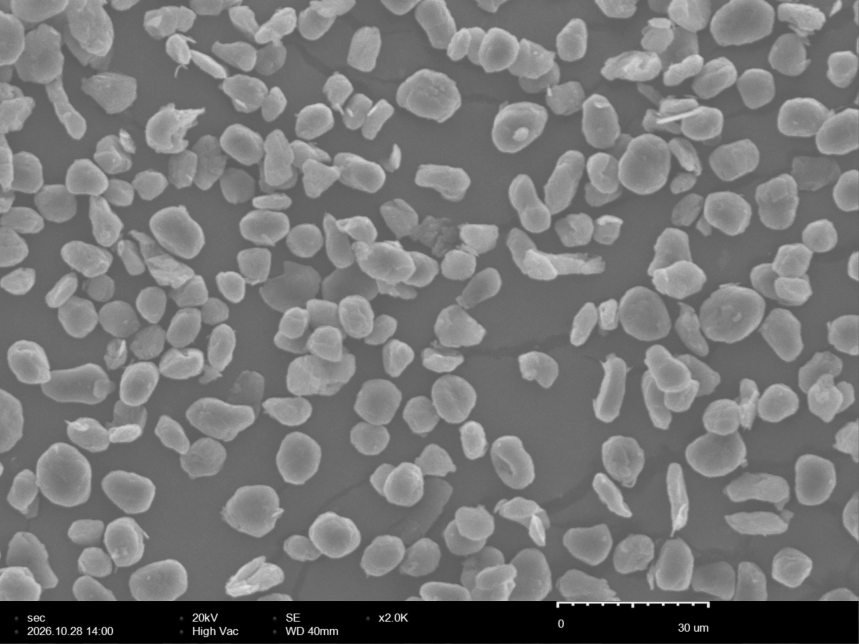
#> input picture samples/ground4min_20261028_1400.jpg, 2576 x 1932 px (shown at 1/3 size); its folder holds only this picture in this run
$ python -i graphite_tools.py   (imports and definitions only)   (older library calls are emulated)
#> lines starting #> are read from the running program, lines starting #| are printed output that depends on the picture; after the words box and inside, x2 and y2 are one past the last pixel; in counts of white or black regions, pixels touching at a corner belong together
### GraphiteQC/graphite_engine.py
"""
흑연 입자 SEM 품질검사 엔진 (시연 프로그램용)
- 입자 분할 → 입자별 측정 → 입자 이미지 잘라내기 → AI 판정 → 결과 요약
- AI 판정 함수는 바깥에서 넣어줌 (classify_fn), 없으면 규칙 기반으로 대체
"""
import math
import cv2
import numpy as np
import pandas as pd
from scipy import ndimage as ndi
from skimage.segmentation import watershed
from skimage.feature import peak_local_max
from skimage.measure import regionprops, label

MAG_SETTINGS = {500: (100.0, 3.81), 2000: (30.0, 15.27)}   # 배율: (스케일바 um, px/um) — 가로 2576 px 기준
REF_WIDTH = 2576                                            # 보정값을 구한 사진의 가로 픽셀 수


def px_per_um(mag, width):
    """저장 해상도가 달라도 같은 시야이므로 가로 픽셀 수에 비례해 환산값을 조정"""
    return MAG_SETTINGS[mag][1] * width / REF_WIDTH
THRESH = 14
MIN_ECD_UM, MAX_ECD_UM = 2.0, 40.0
FINE_UM = 5.0
CROP_SIZE, MARGIN = 128, 0.20

# 결과 그림의 윤곽선 색(RGB)과 굵기. 노랑·주황은 쓰지 않는다 ('입자 아님'으로 오해하기 쉬워서).
#   정상 입자는 모양(둥근 것·길쭉한 것)과 관계없이 모두 초록. 길쭉한 비율은 표의 '비구형 %'로 본다.
COLORS = {"round": (40, 200, 70), "nonspherical": (40, 200, 70), "defect": (235, 50, 50),
          "agglomerate": (70, 150, 240), "uncertain": (190, 190, 190), "not_particle": (200, 60, 230),
          "manual": (255, 255, 255)}
THICK = {"round": 3, "nonspherical": 3, "defect": 3, "agglomerate": 2, "uncertain": 2, "not_particle": 1, "manual": 2}
# 그림 아래 색 설명 띠에 쓰는 항목: (색, 굵기, 한글, 영어)
LEGEND_ITEMS = [
    (COLORS["round"], THICK["round"], "정상 입자 (둥근 것·길쭉한 것 모두)", "normal (round or elongated)"),
    (COLORS["defect"], THICK["defect"], "결함 (판상·균열·깨진 조각)", "defect"),
    (COLORS["agglomerate"], THICK["agglomerate"], "붙은·겹친 입자 (판정 제외)", "touching or overlapping (excluded)"),
    (COLORS["uncertain"], THICK["uncertain"], "판정 불가 (제외)", "uncertain (excluded)"),
    (COLORS["not_particle"], THICK["not_particle"], "테이프 주름 (입자 아님, 제외)", "tape wrinkle (not a particle)"),
    (COLORS["manual"], THICK["manual"], "흰색 × = 사람이 뺀 입자 · 흰 점 = 사람이 바꾼 입자", "removed / changed by user"),
]


def read_gray(path_or_array):
    if isinstance(path_or_array, np.ndarray):
        a = path_or_array
        return cv2.cvtColor(a, cv2.COLOR_RGB2GRAY) if a.ndim == 3 else a
    data = np.fromfile(path_or_array, dtype=np.uint8)
    return cv2.imdecode(data, cv2.IMREAD_GRAYSCALE)


def split_info_bar(img):
    dark = np.where(img.mean(axis=1) < 30)[0]
    dark = dark[dark > img.shape[0] * 0.8]
    cut = int(dark.min()) if len(dark) else img.shape[0]
    return img[:cut]


def background(img, ppu):
    k = int(21 * ppu)
    f = min(1.0, 81.0 / k)
    small = cv2.resize(cv2.GaussianBlur(img, (0, 0), 2), None, fx=f, fy=f, interpolation=cv2.INTER_AREA)
    ks = int(k * f) | 1
    bg = cv2.morphologyEx(small, cv2.MORPH_OPEN, cv2.getStructuringElement(cv2.MORPH_ELLIPSE, (ks, ks)))
    bg = cv2.GaussianBlur(bg, (0, 0), 20 * f)
    return cv2.resize(bg, (img.shape[1], img.shape[0]), interpolation=cv2.INTER_LINEAR)


def segment(img, ppu, bg=None):
    if bg is None:
        bg = background(img, ppu)
    flat = cv2.GaussianBlur(img.astype(np.float32) - bg.astype(np.float32), (0, 0), 1.5)
    bw = (flat > THRESH).astype(np.uint8) * 255
    bw = cv2.morphologyEx(bw, cv2.MORPH_CLOSE, np.ones((3, 3), np.uint8))
    bw = ndi.binary_fill_holes(bw > 0).astype(np.uint8) * 255
    bw = cv2.morphologyEx(bw, cv2.MORPH_OPEN, np.ones((5, 5), np.uint8)) > 0
    dist = ndi.distance_transform_edt(bw)
    dist_s = cv2.GaussianBlur(dist.astype(np.float32), (0, 0), max(2.0, 0.5 * ppu))
    coords = peak_local_max(dist_s, min_distance=max(3, int(3.0 * ppu)),
                            threshold_abs=1.2 * ppu, labels=label(bw))
    markers = np.zeros(dist.shape, dtype=np.int32)
    markers[tuple(coords.T)] = np.arange(1, len(coords) + 1)
    return watershed(-dist, markers, mask=bw)


# 입자가 아닌 영역(카본 테이프 주름·균열·찢어진 부분) 거르기
#   테이프 주름 조각은 ① 배경과 비슷하게 어둡고 ② 윤곽이 흐릿하다. 둘 다 해당해야 '입자 아님'.
#   밝거나 윤곽이 또렷한 것은 모양이 아무리 불규칙해도 입자(또는 붙은 입자 무리)로 넘긴다
#   → 뒤의 응집·접촉 필터(파랑)나 AI(판정 불가 = 회색)가 거른다. 실제 입자가 '입자 아님'이 되는 일이 없도록.
NP_INSIDE = 25.0            # 입자 안쪽이 추정 배경보다 이만큼(회색조) 밝으면 '밝다'. 테이프 주름 띠는 15~18 수준
NP_EDGE = 10.0              # 윤곽선의 밝기 기울기(선명도). 테이프 주름은 2~9, 납작하게 누운 어두운 입자도 20 이상
NP_CIRC, NP_SOL = 0.5, 0.85  # 모양이 아주 불규칙한 기준 (어둡거나 흐릿한 것과 같이 쓸 때만)


def is_not_particle(contrast, circ, sol, inside=None, edge=None):
    """입자 아님(테이프 주름·찢어진 조각) 판정
    - 어둡고(inside < NP_INSIDE) 윤곽이 흐릿하면(edge < NP_EDGE) 테이프 주름
    - 모양이 아주 불규칙한 것은 어둡거나 흐릿할 때만 테이프로 본다
    - 밝고 윤곽이 또렷한 것은 모양과 관계없이 입자로 넘긴다 (붙은 입자 무리 → 파랑, 애매한 것 → AI가 회색)
    예전의 '안쪽-바깥 대비 < 20', '불규칙하면 무조건 제외' 규칙은 빽빽한 자리나 납작하게 누운 입자를 빼 버려 없앴다"""
    if inside is None:
        inside = contrast
    dim = inside < NP_INSIDE
    soft = edge is None or edge < NP_EDGE
    if dim and soft:
        return True
    if circ < NP_CIRC and sol < NP_SOL and (dim or soft):
        return True
    return False


# 윤곽 다듬기: 자동 분할에서 생기는 '꼬리'와 '날개'를 잘라 윤곽선이 입자 가장자리를 따르게 한다
#   꼬리 = 입자 옆 작은 부스러기·테이프 결이 가늘게 이어져 윤곽이 고리·갈고리처럼 튀어나온 것
#   날개 = 밝은 입자에 테이프 주름(어둡고 흐릿한 띠)이 붙어 윤곽이 입자 밖으로 넓게 번진 것
TAIL_UM = 0.33              # 폭이 이 값의 2배(0.66 µm, ×2,000에서 10 px)보다 가는 돌기는 몸통에서 뻗은 부분을 잘라낸다
FLAP_CORE = 24.0            # 입자 몸통으로 볼 밝기(배경 대비 회색조)
FLAP_MAX = 18.0             # 날개의 평균 밝기가 이보다 어둡고(테이프 주름 수준), 바깥 윤곽이 NP_EDGE 보다 흐릿하고,
FLAP_GAP = 20.0             #   몸통이 날개보다 이만큼 이상 밝을 때만 자른다 → 납작하게 누운 어두운 입자의 몸은 자르지 않는다


def _disk(r):
    return cv2.getStructuringElement(cv2.MORPH_ELLIPSE, (2 * r + 1, 2 * r + 1))


# [49 lines left out: function refine_outlines, not called in this run]


# 겹쳐서 하나로 묶인 입자: 정상(초록)으로 판정됐어도 아래 둘 중 하나면 '붙은 입자(파랑)'로 뺀다
#   (1) 8자·땅콩 모양: 윤곽 양쪽에 잘록한 곳(목)이 마주 보고 있음
#   (2) 크고 한쪽이 깊게 파임: 다른 사진 입자보다 1.25배 이상 크고 윤곽에 깊은 홈이 있음 (한 입자가 다른 입자에 반쯤 겹친 모양)
#   보낸 사진의 초록 입자 229개를 눈으로 본 겹침 15개 중 7개를 잡고, 나머지 214개 중 3개가 같이 빠짐.
#   사람 라벨 2,418개 교차검증: 사람이 정상으로 본 입자는 2.0%가 빠짐 (결함 비율 원본 11.2→11.6%, 사람 10.7%). AI가 결함으로 본 입자에는 적용하지 않음
#   (가운데가 갈라진 결함 입자도 양쪽이 잘록하기 때문). 남은 겹침은 화면에서 클릭해 판정을 바꾼다(앱의 '결과 고치기').
NECK_D1, NECK_D2 = 0.055, 0.045   # 가장 깊은 / 두 번째 홈의 깊이 ÷ 입자 지름
NECK_WIDTH = 0.75                 # 두 홈 사이 거리 ÷ 입자 지름 (이보다 좁으면 '목')
NECK_ANGLE = 110                  # 두 홈을 입자 중심에서 본 각도 (반대쪽)
BIG_NOTCH_D1 = 0.08               # 큰 입자의 깊은 홈 기준
BIG_NOTCH_SIZE = 1.25             # 사진 입자 크기(중앙값) 대비


# [34 lines left out: functions notch_info, looks_overlapped, not called in this run]


# 맞붙거나 뭉친 입자(응집·겹침): 시료를 펼칠 때 생기는 현상이라 불량 판정에서 제외
AGG_SOL = 0.88              # 분리되지 않은 덩어리는 볼록도가 낮음
AGG_CONTACT = 0.25          # 이웃 입자와 맞닿은 경계 길이 / 작은 쪽 입자 지름이 이보다 크면 맞붙은 것


def contact_fraction(labels):
    """입자별로 이웃 입자와 맞닿은 경계 길이 비율의 최댓값"""
    shared = {}
    for dy, dx in [(0, 1), (1, 0)]:
        a = labels[:labels.shape[0] - dy, :labels.shape[1] - dx]
        b = labels[dy:, dx:]
        m = (a > 0) & (b > 0) & (a != b)
        if not m.any():
            continue
        pr = np.sort(np.stack([a[m], b[m]], 1), 1)
        u, n = np.unique(pr, axis=0, return_counts=True)
        for (x, y), k in zip(u, n):
            shared[(x, y)] = shared.get((x, y), 0) + k
    area = np.bincount(labels.ravel())
    diam = np.sqrt(4 * area / np.pi)
    frac = {}
    for (x, y), k in shared.items():
        f = (k / 2) / max(1.0, min(diam[x], diam[y]))
        frac[x] = max(frac.get(x, 0), f); frac[y] = max(frac.get(y, 0), f)
    return frac


# [7 lines left out: function rule_label, not called in this run]


def crop_particle(img, rp):
    minr, minc, maxr, maxc = rp.bbox
    cy, cx = rp.centroid
    side = int(max(maxr - minr, maxc - minc) * (1 + 2 * MARGIN))
    y0, x0 = int(cy - side / 2), int(cx - side / 2)
    pad = cv2.copyMakeBorder(img, side, side, side, side, cv2.BORDER_REFLECT)
    crop = pad[y0 + side:y0 + 2 * side, x0 + side:x0 + 2 * side]
    return cv2.resize(crop, (CROP_SIZE, CROP_SIZE), interpolation=cv2.INTER_AREA)


# [114 lines left out: functions analyze, render, not called in this run]


JUDGED = ("round", "nonspherical", "defect")


# [34 lines left out: functions _hit, _normal_kind, _row_from_contour, not called in this run]


def _kind(j):
    return "normal" if j in ("round", "nonspherical") else j


# [46 lines left out: functions set_judge, reset_edits, not called in this run]


KOREAN = {"round": "정상(둥근 입자)", "nonspherical": "정상(길쭉한 입자)", "defect": "결함", "agglomerate": "붙은·겹친 입자(제외)",
          "uncertain": "판정 불가(제외)", "manual": "사람이 뺌(흰 ×)", "not_particle": "입자 아님"}


# [69 lines left out: functions wilson, homogeneity, summarize, not called in this run]

### GraphiteQC/graphite_tools.py
"""
GraphiteQC 다시 학습 도구 (NEXT CELL)
- 새 ×2,000 사진에서 단독 입자를 잘라 내고(라벨링 준비), 사람이 분류한 입자로 AI 판정 모델을 다시 학습한다.
- 검사 화면의 'AI 다시 학습'과 명령(ingest_new_photos.py · train_particle_model.py)이 같은 함수를 쓴다.
학습 폴더 구조 (명령으로 만든 폴더와 같음)
  crops/                                    잘라 낸 입자 (분류 전)
  round/ nonspherical/ defect/ exclude/     사람이 옮겨 넣은 입자
  crops.csv                                 입자별 측정값 (file, image, sample, cx, cy, ecd_um, circularity, aspect_ratio, solidity)
  sheet_XX.png                              한눈에 보는 표 (번호 = crops.csv 순서)
  photos/<시료 이름>/                        화면에서 올린 사진 (복사본)
  particle_model.npz · particle_model_report.json   화면에서 학습한 새 모델 (검사에 쓰려면 '새 모델로 바꾸기')
"""
import os, sys, glob, math, json, hashlib, datetime
import numpy as np, pandas as pd, cv2
from skimage.measure import regionprops

sys.path.insert(0, os.path.dirname(os.path.abspath(__file__)))
import graphite_engine as ge
from particle_model import features, CLASSES

SHEET_COLS, SHEET_ROWS, SHEET_TILE = 10, 6, 150
MIN_DEFECT, MIN_NORMAL, MIN_PHOTOS = 10, 30, 2          # 이보다 적으면 학습하지 않음
REC_DEFECT, REC_TOTAL = 100, 1000                       # 권장 (사용법.txt)


# ---------------------------------------------------------------- 학습 폴더
# [4 lines left out: function ensure_label_dir, not called in this run]


def _pngs(d):
    return sorted(f for f in os.listdir(d) if f.endswith(".png")) if os.path.isdir(d) else []


def _read_csv(path):
    return pd.read_csv(path, encoding="utf-8-sig")


# [6 lines left out: function label_status, not called in this run]


# ---------------------------------------------------------------- 입자 잘라 내기
def crop_singles(path):
    """사진 한 장 → [(128x128 입자 그림, 측정값 dict), ...]
    붙은·응집 입자, 테이프 주름, 사진 가장자리에 걸린 입자는 뺀다 (v1.0.3 ingest_new_photos.py 와 같은 규칙)"""
#> called with path = '../samples/ground4min_20261028_1400.jpg'
    raw = ge.read_gray(path)
#> in read_gray, returned value is the input picture: shape (1932, 2576); min 0, max 250, mean 118.3
    if raw is None:
        raise ValueError(f"사진을 읽지 못했습니다: {os.path.basename(path)}")
    ppu = ge.px_per_um(2000, raw.shape[1]); img = ge.split_info_bar(raw)
#> in split_info_bar, `dark = np.where(img.mean(axis=1) < 30)[0]`: dark = 123 values from 1803 to 1930
#> in split_info_bar, `cut = int(dark.min()) if len(dark) else img.shape[0]`: cut = 1803
    scale = ge.REF_WIDTH / raw.shape[1]
    if abs(scale - 1) > 0.01:
        img = cv2.resize(img, None, fx=scale, fy=scale, interpolation=cv2.INTER_AREA if scale < 1 else cv2.INTER_CUBIC); ppu = ge.MAG_SETTINGS[2000][1]
    bg = ge.background(img, ppu); labels = ge.segment(img, ppu, bg)
#> in segment, `flat = cv2.GaussianBlur(img.astype(np.float32) - bg.astype(np.float32)..`:
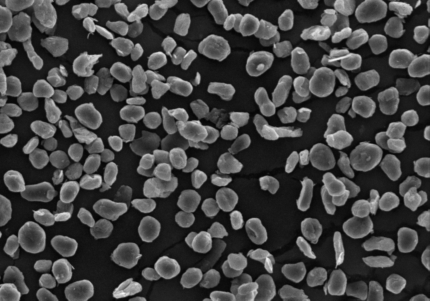
#> flat: shape (1803, 2576) float32 (shown at 1/6 size); min -5.31, max 124.8, mean 28.4; drawn with min black and max white
#> in segment, `bw = (flat > THRESH).astype(np.uint8) * 255`:
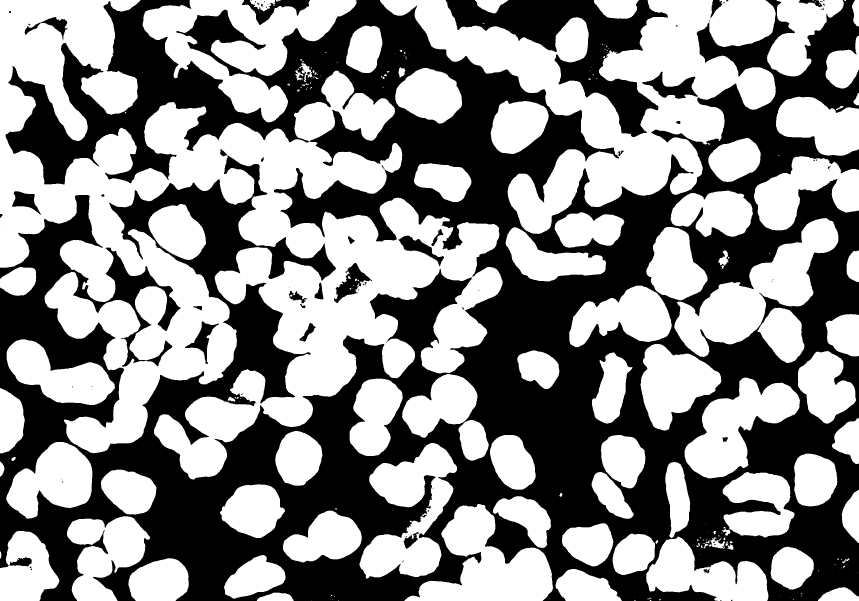
#> bw: shape (1803, 2576) (shown at 1/3 size); 54.1% white; 88 black regions (50 under 20 px), largest, box (x1, y1, x2, y2) and area: (0, 0, 2576, 1803) 2010813, (1337, 0, 2004, 411) 84964, (1926, 215, 2093, 296) 5492
#> in segment, `dist = ndi.distance_transform_edt(bw)`:
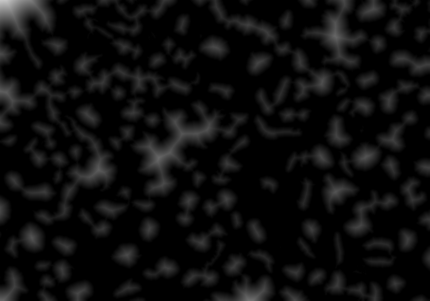
#> dist: shape (1803, 2576) float64 (shown at 1/6 size); min 0, max 202.6, mean 13.6
#> in segment, `coords = peak_local_max(dist_s, min_distance=max(3, int(3.0 * ppu)), t..`: coords = 166 pairs, first value 45 to 1757, second value 45 to 2530
#> in segment, `return watershed(-dist, markers, mask=bw)`:
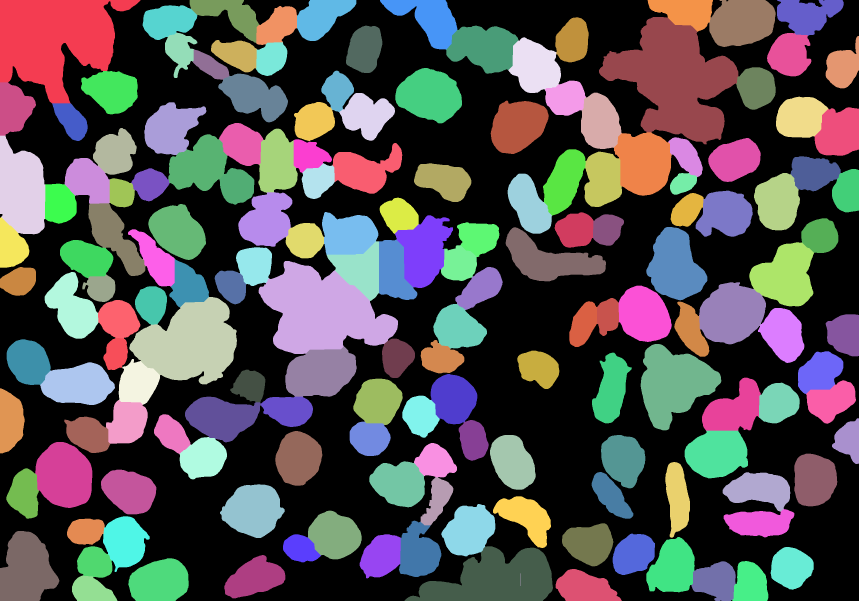
#> returned value: shape (1803, 2576) int32 (shown at 1/3 size); 167 distinct labels, from 0 to 166; one colour per label, 0 black
    flat = img.astype(np.float32) - bg.astype(np.float32); cfrac = ge.contact_fraction(labels)
#> the loop in contact_fraction, `for dy, dx in [(0, 1), (1, 0)]:` made 2 passes
#> pass 1, in contact_fraction, `m = (a > 0) & (b > 0) & (a != b)`:
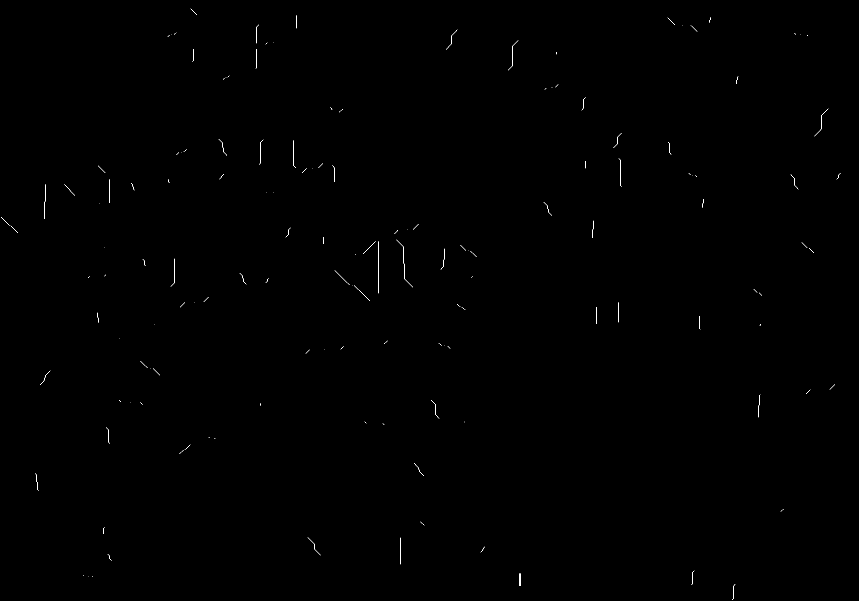
#> m: shape (1803, 2575) bool (shown at 1/3 size); 0.08% white in thin lines or dots
#> after the loop in contact_fraction, `for dy, dx in [(0, 1), (1, 0)]:`: shared = 110 items
#> in contact_fraction, `area = np.bincount(labels.ravel())`: area = 167 values, max 2132312 at index 0, min 38 at index 149, mean 27811.5
#> in contact_fraction, `diam = np.sqrt(4 * area / np.pi)`: diam = 167 values, max 1647.7 at index 0, min 6.96 at index 149, mean 142.1
#> the loop in contact_fraction, `for (x, y), k in shared.items():` made 110 passes
#> (x, y, k, f) on passes 1 to 8: (2, 5, 198, 0.717), (2, 9, 136, 0.382), (2, 29, 24, 0.107), (2, 40, 22, 0.106), (3, 19, 101, 0.41), (3, 21, 118, 0.509), (3, 35, 21, 0.101), (4, 17, 105, 0.474)
#> after the loop in contact_fraction, `for (x, y), k in shared.items():`: frac = 134 items
#> after `cfrac = ge.contact_fraction(labels)`: cfrac = 134 items
    ring_k = max(5, int(0.6 * ppu) | 1); h, w = img.shape
    out = []
    for rp in regionprops(labels):
        minr, minc, maxr, maxc = rp.bbox
        if minr == 0 or minc == 0 or maxr >= h or maxc >= w: continue
        ecd = math.sqrt(4 * rp.area / math.pi) / ppu
        if ecd < ge.MIN_ECD_UM or ecd > ge.MAX_ECD_UM: continue
        mask = (labels[minr:maxr, minc:maxc] == rp.label).astype(np.uint8)
        cnts, _ = cv2.findContours(mask, cv2.RETR_EXTERNAL, cv2.CHAIN_APPROX_NONE); cnt = max(cnts, key=cv2.contourArea)
        perim = cv2.arcLength(cv2.approxPolyDP(cnt, 1.0, True), True)
        circ = min(1.0, 4 * math.pi * rp.area / perim ** 2) if perim > 0 else 0
        ar = rp.axis_major_length / rp.axis_minor_length if rp.axis_minor_length > 0 else 99
        pad = ring_k; y0, x0 = max(0, minr - pad), max(0, minc - pad)
        sub = (labels[y0:maxr + pad, x0:maxc + pad] == rp.label).astype(np.uint8)
        ring = cv2.dilate(sub, np.ones((ring_k, ring_k), np.uint8)) - sub; fsub = flat[y0:maxr + pad, x0:maxc + pad]
        contrast = float(fsub[sub > 0].mean() - fsub[ring > 0].mean()) if ring.any() else 99.0
        if ge.is_not_particle(contrast, circ, rp.solidity): continue
        if cfrac.get(rp.label, 0) > ge.AGG_CONTACT or rp.solidity < ge.AGG_SOL or ecd > 25: continue
        out.append((ge.crop_particle(img, rp),
                    dict(label=int(rp.label), cx=int(rp.centroid[1]), cy=int(rp.centroid[0]), ecd_um=round(ecd, 2),
                         circularity=round(circ, 3), aspect_ratio=round(ar, 3), solidity=round(rp.solidity, 3))))
#> this loop made 166 passes
#> (ecd, perim, circ, ar) on passes 2, 3, 5: (19.63, 1291.3, 0.532, 1.6), (17.36, 1059.5, 0.618, 1.36), (9.04, 562.4, 0.595, 1.21)
#> pass 2, in crop_singles, `fsub = flat[y0:maxr + pad, x0:maxc + pad]`:
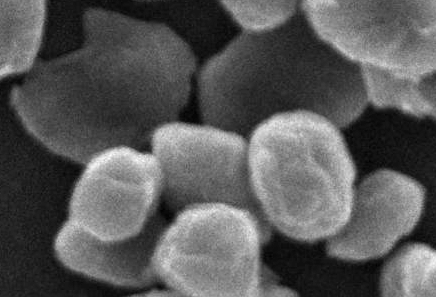
#> fsub: shape (297, 436) float32; min -7, max 106, mean 32.5; drawn with min black and max white
#> after the loop:
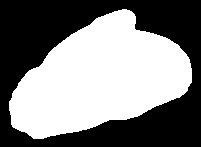
#> sub: shape (147, 201); values 0 (black) and 1 (white), 50.1% white; 1 black region, box (x1, y1, x2, y2) and area: (0, 0, 201, 147) 14734
    return out


# [62 lines left out: functions _find_crop, write_sheets, ingest, not called in this run]


# ---------------------------------------------------------------- 학습
def _file_key(p):
    with open(p, "rb") as fh:
        return hashlib.md5(fh.read()).hexdigest()


# [182 lines left out: functions _decide, _metrics, _proba_with, train, not called in this run]

>>> result = crop_singles('../samples/ground4min_20261028_1400.jpg')
